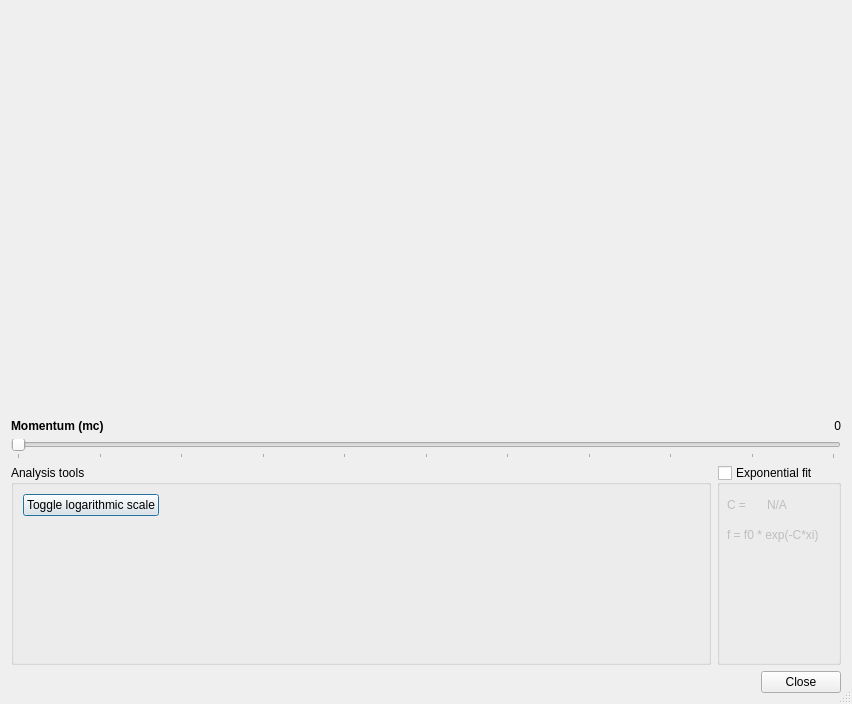
<?xml version="1.0" encoding="UTF-8"?>
<ui version="4.0">
 <class>DistributionFunctionAnalysePitch</class>
 <widget class="QDialog" name="DistributionFunctionAnalysePitch">
  <property name="geometry">
   <rect>
    <x>0</x>
    <y>0</y>
    <width>852</width>
    <height>704</height>
   </rect>
  </property>
  <property name="windowTitle">
   <string>Analyse pitch distribution</string>
  </property>
  <property name="sizeGripEnabled">
   <bool>true</bool>
  </property>
  <property name="modal">
   <bool>true</bool>
  </property>
  <layout class="QVBoxLayout" name="verticalLayout" stretch="1,0,0,0,0">
   <item>
    <widget class="QWidget" name="widgetPlot" native="true"/>
   </item>
   <item>
    <layout class="QHBoxLayout" name="horizontalLayout_2">
     <property name="topMargin">
      <number>0</number>
     </property>
     <item>
      <widget class="QLabel" name="label">
       <property name="sizePolicy">
        <sizepolicy hsizetype="Preferred" vsizetype="Fixed">
         <horstretch>0</horstretch>
         <verstretch>0</verstretch>
        </sizepolicy>
       </property>
       <property name="font">
        <font>
         <weight>75</weight>
         <bold>true</bold>
        </font>
       </property>
       <property name="text">
        <string>Momentum (mc)</string>
       </property>
      </widget>
     </item>
     <item>
      <widget class="QLabel" name="lblMomentum">
       <property name="sizePolicy">
        <sizepolicy hsizetype="Preferred" vsizetype="Fixed">
         <horstretch>0</horstretch>
         <verstretch>0</verstretch>
        </sizepolicy>
       </property>
       <property name="text">
        <string>0</string>
       </property>
       <property name="alignment">
        <set>Qt::AlignRight|Qt::AlignTrailing|Qt::AlignVCenter</set>
       </property>
      </widget>
     </item>
    </layout>
   </item>
   <item>
    <widget class="QSlider" name="sliderMomentum">
     <property name="maximum">
      <number>1000</number>
     </property>
     <property name="orientation">
      <enum>Qt::Horizontal</enum>
     </property>
     <property name="tickPosition">
      <enum>QSlider::TicksBelow</enum>
     </property>
     <property name="tickInterval">
      <number>100</number>
     </property>
    </widget>
   </item>
   <item>
    <layout class="QHBoxLayout" name="horizontalLayout_4">
     <property name="topMargin">
      <number>0</number>
     </property>
     <item>
      <widget class="QGroupBox" name="gbAnalysis">
       <property name="sizePolicy">
        <sizepolicy hsizetype="Preferred" vsizetype="Fixed">
         <horstretch>0</horstretch>
         <verstretch>0</verstretch>
        </sizepolicy>
       </property>
       <property name="minimumSize">
        <size>
         <width>0</width>
         <height>200</height>
        </size>
       </property>
       <property name="title">
        <string>Analysis tools</string>
       </property>
       <layout class="QHBoxLayout" name="horizontalLayout_3">
        <item>
         <layout class="QVBoxLayout" name="verticalLayout_2">
          <item>
           <widget class="QPushButton" name="btnLogPlot">
            <property name="sizePolicy">
             <sizepolicy hsizetype="Fixed" vsizetype="Fixed">
              <horstretch>0</horstretch>
              <verstretch>0</verstretch>
             </sizepolicy>
            </property>
            <property name="text">
             <string>Toggle logarithmic scale</string>
            </property>
           </widget>
          </item>
          <item>
           <spacer name="verticalSpacer">
            <property name="orientation">
             <enum>Qt::Vertical</enum>
            </property>
            <property name="sizeHint" stdset="0">
             <size>
              <width>20</width>
              <height>40</height>
             </size>
            </property>
           </spacer>
          </item>
         </layout>
        </item>
        <item>
         <spacer name="horizontalSpacer_2">
          <property name="orientation">
           <enum>Qt::Horizontal</enum>
          </property>
          <property name="sizeHint" stdset="0">
           <size>
            <width>40</width>
            <height>20</height>
           </size>
          </property>
         </spacer>
        </item>
       </layout>
      </widget>
     </item>
     <item>
      <widget class="QGroupBox" name="gbFit">
       <property name="sizePolicy">
        <sizepolicy hsizetype="Fixed" vsizetype="Preferred">
         <horstretch>0</horstretch>
         <verstretch>0</verstretch>
        </sizepolicy>
       </property>
       <property name="title">
        <string>Exponential fit</string>
       </property>
       <property name="checkable">
        <bool>true</bool>
       </property>
       <property name="checked">
        <bool>false</bool>
       </property>
       <widget class="QLabel" name="label_2">
        <property name="geometry">
         <rect>
          <x>10</x>
          <y>30</y>
          <width>31</width>
          <height>19</height>
         </rect>
        </property>
        <property name="text">
         <string>C = </string>
        </property>
       </widget>
       <widget class="QLabel" name="lblExpFit">
        <property name="geometry">
         <rect>
          <x>50</x>
          <y>30</y>
          <width>91</width>
          <height>19</height>
         </rect>
        </property>
        <property name="text">
         <string>N/A</string>
        </property>
       </widget>
       <widget class="QLabel" name="label_3">
        <property name="geometry">
         <rect>
          <x>10</x>
          <y>60</y>
          <width>131</width>
          <height>19</height>
         </rect>
        </property>
        <property name="text">
         <string>f = f0 * exp(-C*xi)</string>
        </property>
       </widget>
      </widget>
     </item>
    </layout>
   </item>
   <item>
    <layout class="QHBoxLayout" name="horizontalLayout">
     <property name="spacing">
      <number>6</number>
     </property>
     <property name="sizeConstraint">
      <enum>QLayout::SetFixedSize</enum>
     </property>
     <item>
      <spacer name="horizontalSpacer">
       <property name="orientation">
        <enum>Qt::Horizontal</enum>
       </property>
       <property name="sizeHint" stdset="0">
        <size>
         <width>40</width>
         <height>20</height>
        </size>
       </property>
      </spacer>
     </item>
     <item>
      <widget class="QPushButton" name="btnClose">
       <property name="sizePolicy">
        <sizepolicy hsizetype="Fixed" vsizetype="Fixed">
         <horstretch>0</horstretch>
         <verstretch>0</verstretch>
        </sizepolicy>
       </property>
       <property name="text">
        <string>Close</string>
       </property>
      </widget>
     </item>
    </layout>
   </item>
  </layout>
 </widget>
 <resources/>
 <connections>
  <connection>
   <sender>btnClose</sender>
   <signal>clicked()</signal>
   <receiver>DistributionFunctionAnalysePitch</receiver>
   <slot>close()</slot>
   <hints>
    <hint type="sourcelabel">
     <x>48</x>
     <y>681</y>
    </hint>
    <hint type="destinationlabel">
     <x>425</x>
     <y>351</y>
    </hint>
   </hints>
  </connection>
 </connections>
</ui>
